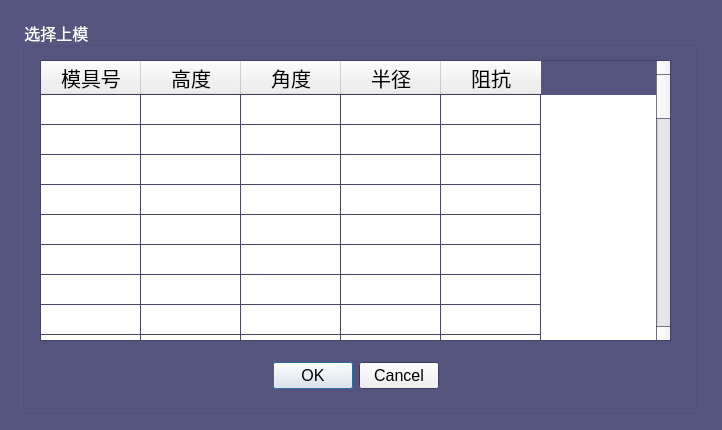
<?xml version="1.0" encoding="UTF-8"?>
<ui version="4.0">
 <class>chooseUpMoldDialog</class>
 <widget class="QDialog" name="chooseUpMoldDialog">
  <property name="geometry">
   <rect>
    <x>0</x>
    <y>0</y>
    <width>722</width>
    <height>430</height>
   </rect>
  </property>
  <property name="palette">
   <palette>
    <active>
     <colorrole role="Base">
      <brush brushstyle="SolidPattern">
       <color alpha="255">
        <red>255</red>
        <green>255</green>
        <blue>255</blue>
       </color>
      </brush>
     </colorrole>
     <colorrole role="Window">
      <brush brushstyle="SolidPattern">
       <color alpha="255">
        <red>85</red>
        <green>85</green>
        <blue>127</blue>
       </color>
      </brush>
     </colorrole>
    </active>
    <inactive>
     <colorrole role="Base">
      <brush brushstyle="SolidPattern">
       <color alpha="255">
        <red>255</red>
        <green>255</green>
        <blue>255</blue>
       </color>
      </brush>
     </colorrole>
     <colorrole role="Window">
      <brush brushstyle="SolidPattern">
       <color alpha="255">
        <red>85</red>
        <green>85</green>
        <blue>127</blue>
       </color>
      </brush>
     </colorrole>
    </inactive>
    <disabled>
     <colorrole role="Base">
      <brush brushstyle="SolidPattern">
       <color alpha="255">
        <red>85</red>
        <green>85</green>
        <blue>127</blue>
       </color>
      </brush>
     </colorrole>
     <colorrole role="Window">
      <brush brushstyle="SolidPattern">
       <color alpha="255">
        <red>85</red>
        <green>85</green>
        <blue>127</blue>
       </color>
      </brush>
     </colorrole>
    </disabled>
   </palette>
  </property>
  <property name="windowTitle">
   <string>选择上模</string>
  </property>
  <widget class="QGroupBox" name="groupBox">
   <property name="geometry">
    <rect>
     <x>20</x>
     <y>20</y>
     <width>681</width>
     <height>391</height>
    </rect>
   </property>
   <property name="palette">
    <palette>
     <active>
      <colorrole role="WindowText">
       <brush brushstyle="SolidPattern">
        <color alpha="255">
         <red>255</red>
         <green>255</green>
         <blue>255</blue>
        </color>
       </brush>
      </colorrole>
     </active>
     <inactive>
      <colorrole role="WindowText">
       <brush brushstyle="SolidPattern">
        <color alpha="255">
         <red>255</red>
         <green>255</green>
         <blue>255</blue>
        </color>
       </brush>
      </colorrole>
     </inactive>
     <disabled>
      <colorrole role="WindowText">
       <brush brushstyle="SolidPattern">
        <color alpha="255">
         <red>106</red>
         <green>104</green>
         <blue>100</blue>
        </color>
       </brush>
      </colorrole>
     </disabled>
    </palette>
   </property>
   <property name="font">
    <font>
     <pointsize>12</pointsize>
    </font>
   </property>
   <property name="title">
    <string> 选择上模 </string>
   </property>
   <widget class="QTableWidget" name="tableWidget_UpMoulds">
    <property name="geometry">
     <rect>
      <x>20</x>
      <y>40</y>
      <width>631</width>
      <height>281</height>
     </rect>
    </property>
    <property name="sizePolicy">
     <sizepolicy hsizetype="Expanding" vsizetype="Expanding">
      <horstretch>0</horstretch>
      <verstretch>0</verstretch>
     </sizepolicy>
    </property>
    <property name="font">
     <font>
      <pointsize>15</pointsize>
     </font>
    </property>
    <property name="cursor" stdset="0">
     <cursorShape>ArrowCursor</cursorShape>
    </property>
    <property name="acceptDrops">
     <bool>false</bool>
    </property>
    <property name="layoutDirection">
     <enum>Qt::LeftToRight</enum>
    </property>
    <property name="midLineWidth">
     <number>1</number>
    </property>
    <property name="verticalScrollBarPolicy">
     <enum>Qt::ScrollBarAsNeeded</enum>
    </property>
    <property name="horizontalScrollBarPolicy">
     <enum>Qt::ScrollBarAsNeeded</enum>
    </property>
    <property name="autoScrollMargin">
     <number>16</number>
    </property>
    <property name="editTriggers">
     <set>QAbstractItemView::NoEditTriggers</set>
    </property>
    <property name="selectionMode">
     <enum>QAbstractItemView::SingleSelection</enum>
    </property>
    <property name="selectionBehavior">
     <enum>QAbstractItemView::SelectRows</enum>
    </property>
    <property name="textElideMode">
     <enum>Qt::ElideRight</enum>
    </property>
    <property name="gridStyle">
     <enum>Qt::SolidLine</enum>
    </property>
    <property name="sortingEnabled">
     <bool>false</bool>
    </property>
    <property name="rowCount">
     <number>46</number>
    </property>
    <property name="columnCount">
     <number>5</number>
    </property>
    <attribute name="horizontalHeaderCascadingSectionResizes">
     <bool>false</bool>
    </attribute>
    <attribute name="horizontalHeaderMinimumSectionSize">
     <number>27</number>
    </attribute>
    <attribute name="horizontalHeaderShowSortIndicator" stdset="0">
     <bool>false</bool>
    </attribute>
    <attribute name="horizontalHeaderStretchLastSection">
     <bool>false</bool>
    </attribute>
    <attribute name="verticalHeaderVisible">
     <bool>false</bool>
    </attribute>
    <attribute name="verticalHeaderDefaultSectionSize">
     <number>30</number>
    </attribute>
    <attribute name="verticalHeaderShowSortIndicator" stdset="0">
     <bool>false</bool>
    </attribute>
    <row/>
    <row/>
    <row/>
    <row/>
    <row/>
    <row/>
    <row/>
    <row/>
    <row/>
    <row/>
    <row/>
    <row/>
    <row/>
    <row/>
    <row/>
    <row/>
    <row/>
    <row/>
    <row/>
    <row/>
    <row/>
    <row/>
    <row/>
    <row/>
    <row/>
    <row/>
    <row/>
    <row/>
    <row/>
    <row/>
    <row/>
    <row/>
    <row/>
    <row/>
    <row/>
    <row/>
    <row/>
    <row/>
    <row/>
    <row/>
    <row/>
    <row/>
    <row/>
    <row/>
    <row/>
    <row/>
    <column>
     <property name="text">
      <string>模具号</string>
     </property>
     <property name="font">
      <font>
       <family>文泉驿微米黑</family>
       <pointsize>15</pointsize>
      </font>
     </property>
     <property name="textAlignment">
      <set>AlignHCenter|AlignVCenter|AlignCenter</set>
     </property>
    </column>
    <column>
     <property name="text">
      <string>高度</string>
     </property>
     <property name="font">
      <font>
       <pointsize>15</pointsize>
      </font>
     </property>
    </column>
    <column>
     <property name="text">
      <string>角度</string>
     </property>
     <property name="font">
      <font>
       <family>文泉驿微米黑</family>
       <pointsize>15</pointsize>
      </font>
     </property>
    </column>
    <column>
     <property name="text">
      <string>半径</string>
     </property>
     <property name="font">
      <font>
       <family>文泉驿正黑</family>
       <pointsize>15</pointsize>
      </font>
     </property>
    </column>
    <column>
     <property name="text">
      <string>阻抗</string>
     </property>
     <property name="font">
      <font>
       <family>文泉驿正黑</family>
       <pointsize>15</pointsize>
      </font>
     </property>
    </column>
    <item row="0" column="0">
     <property name="text">
      <string/>
     </property>
     <property name="textAlignment">
      <set>AlignHCenter|AlignVCenter|AlignCenter</set>
     </property>
    </item>
    <item row="1" column="0">
     <property name="text">
      <string/>
     </property>
     <property name="flags">
      <set>ItemIsSelectable|ItemIsEditable|ItemIsDragEnabled|ItemIsUserCheckable|ItemIsEnabled</set>
     </property>
    </item>
    <item row="2" column="4">
     <property name="text">
      <string/>
     </property>
     <property name="flags">
      <set>ItemIsSelectable|ItemIsEditable|ItemIsDragEnabled|ItemIsDropEnabled|ItemIsUserCheckable|ItemIsEnabled|ItemIsTristate</set>
     </property>
    </item>
   </widget>
   <widget class="QDialogButtonBox" name="buttonBox">
    <property name="geometry">
     <rect>
      <x>230</x>
      <y>340</y>
      <width>211</width>
      <height>31</height>
     </rect>
    </property>
    <property name="layoutDirection">
     <enum>Qt::LeftToRight</enum>
    </property>
    <property name="orientation">
     <enum>Qt::Horizontal</enum>
    </property>
    <property name="standardButtons">
     <set>QDialogButtonBox::Cancel|QDialogButtonBox::Ok</set>
    </property>
    <property name="centerButtons">
     <bool>true</bool>
    </property>
   </widget>
  </widget>
 </widget>
 <resources/>
 <connections>
  <connection>
   <sender>buttonBox</sender>
   <signal>rejected()</signal>
   <receiver>chooseUpMoldDialog</receiver>
   <slot>reject()</slot>
   <hints>
    <hint type="sourcelabel">
     <x>316</x>
     <y>260</y>
    </hint>
    <hint type="destinationlabel">
     <x>286</x>
     <y>274</y>
    </hint>
   </hints>
  </connection>
 </connections>
</ui>
